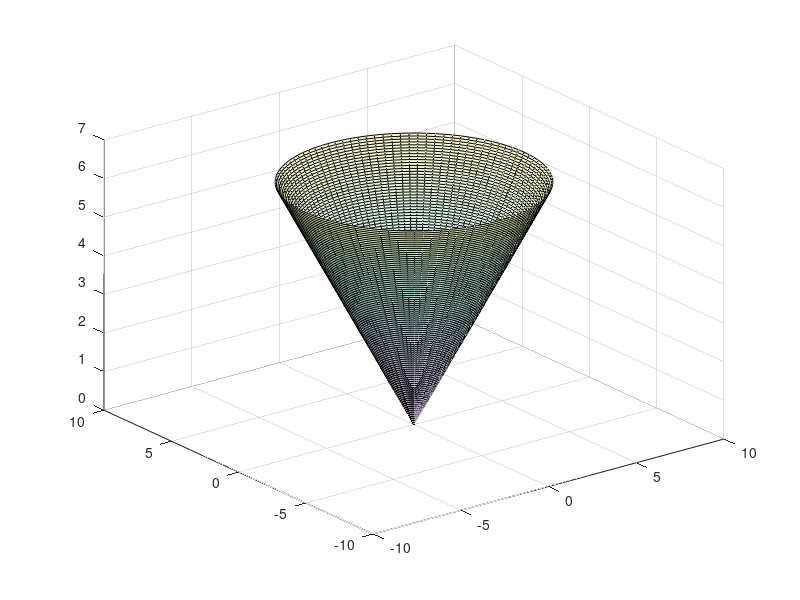

Reproduce this figure in MATLAB. (Note: this script raises an error after producing the figure.)
% Presek stožca z ravnino, ki je vzporedna njegovi nosilki:

r = linspace(0, 2 * pi) ;
th = linspace(0, 2 * pi) ;
[R,T] = meshgrid(r, th) ;
X = R.*cos(T);
Y = R.*sin(T);
Z = R;
S = surf(X, Y, Z, 'FaceAlpha', 0.2);
S.EdgeColor = 'none';
hold on;

% Nariši nosilko stožca:

x = meshgrid(0 : 0.1 : 10); 
y = zeros(101, 101);
z = x;
s = surf(x, y, z) 
s.EdgeColor = 'red';

xlabel('x');
ylabel('y');
zlabel('z');

% Nariši presek ravnine, ki je vzporedna nosilki:
[x_r, y_r] = meshgrid(-10:0.1:10); 
z_r = x_r + 5; 
S_r = surf(x_r, y_r, z_r) % Plot the surface
S_r.EdgeColor = 'yellow';